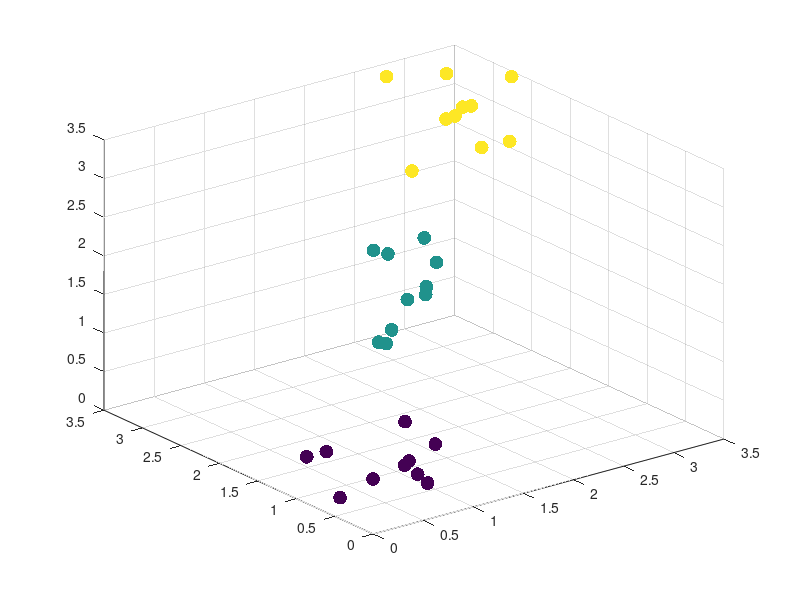

This figure's MATLAB source: (Note: this script raises an error after producing the figure.)
%%
%X = [ note_1(:),note_2(:),note_P(:) ];  
rng default;  % For reproducibility
X = [gallery('uniformdata',[10 3],12);...
    gallery('uniformdata',[10 3],13)+1.2;...
    gallery('uniformdata',[10 3],14)+2.5];

T = clusterdata(X,'distance','cityblock','maxclust',3);
find(T==5)

scatter3(X(:,1),X(:,2),X(:,3),100,T,'filled')


%%
% tbl = table([1:length(tx)]', tx','VariableNames',{'k','tx'});
% mdl = fitlm(tbl,'tx~k');
% F_stat = anova(mdl);                        % analyse of variance
% F = F_stat.F(1);                            % F = MeanSq(xi)/MeanSq(Error) with MeanSq = SumSq/DF) (DF(xi)=1 , DF(error)=length(kx)-2)
tbl = table([1:length(kx)]', note_1', note_2', note_3',note_x','VariableNames',{'k','note_1','note_2','note_3','note_x'});

plot(tbl.k,tbl.note_1,'.r'...
    , tbl.k,tbl.note_2,'.b'...
    , tbl.k,tbl.note_3,'.g'...
    , tbl.k,tbl.note_x,'xk','MarkerSize',12 ...
    );
legend('note_1','note_2','note_3','note_x');
